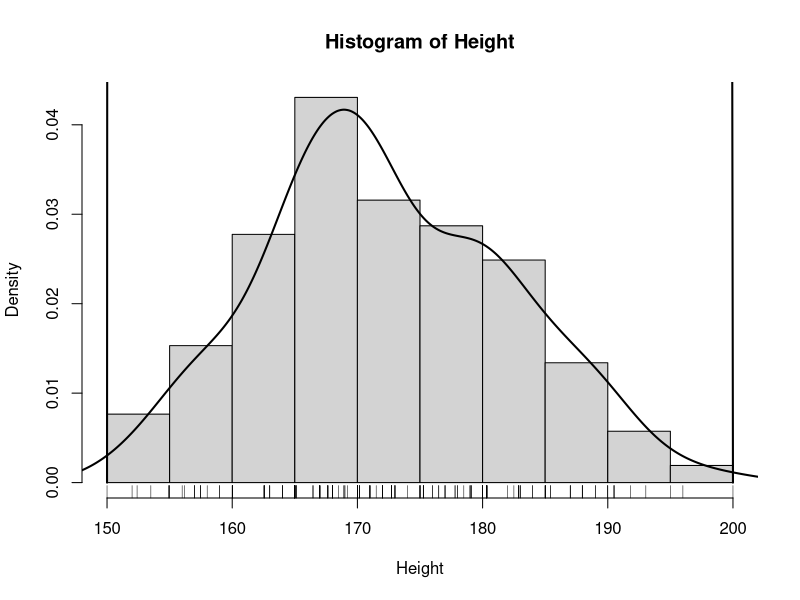

The R script that drew this image:
# От данните ’survey’ на пакета ’MASS’ определете средно Xn
# и стандартно отклонение Sn за височината на студентите. Направете
# отделни изчисления за мъжете и за жените.

library('MASS')
attach(survey)
View(survey)

Xn = mean(Height, na.rm=TRUE)
Sn = sd(Height, na.rm=TRUE)

mXn = mean(Height[which(Sex=='Male')], na.rm=TRUE)
mSn = sd(Height[which(Sex=='Male')], na.rm=TRUE)

wXn = mean(Height[which(Sex=='Female')], na.rm=TRUE)
wSn = sd(Height[which(Sex=='Female')], na.rm=TRUE)

# Каква част от студентите
# попадат в интервалите:
# а) (Xn − Sn, Xn + Sn);

sum(Height>(Xn-Sn) & Height<(Xn+Sn), na.rm=TRUE)/length(Height)

# б) (Xn − 2Sn, Xn + 2Sn);

sum(Height>(Xn-2*Sn) & Height<(Xn+2*Sn), na.rm=TRUE)/length(Height)

# в) (Xn − 3Sn, Xn + 3Sn)?

sum(Height>(Xn-3*Sn) & Height<(Xn+3*Sn), na.rm=TRUE)/length(Height)

# Направете хистограма за височината на студентите. Добавете полигона и плътността.

h = hist(Height, probability = TRUE)
lines(c(min(h$breaks),h$mids,max(h$breaks)),c(0,h$counts,0), lwd=2)
rug(Height)
lines(density(Height, na.rm=TRUE), lwd=2)
